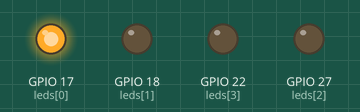
Recording of a program running on a simulated Raspberry Pi (BCM pin numbers). On the bench: output pins drawn as LEDs (lit = HIGH).

Above: at 0.5 s.
At 1.5 s:
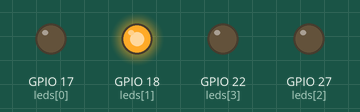
At 2.5 s:
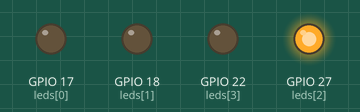
At 3.5 s:
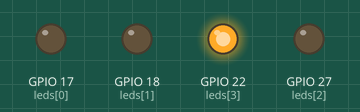
Timing chart, 0 to 5.2 s (numbered marks = the images above):
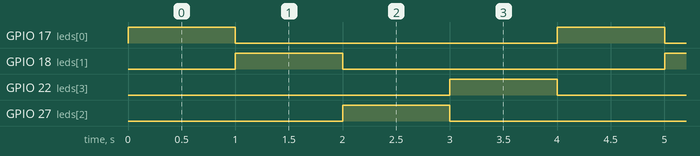

The program:

domino4.py
```python
#!/usr/bin/env python3

from gpiozero import LED
from time import sleep
import signal, sys

pins = [17, 18, 27, 22]
leds = [LED(pin) for pin in pins]

def cleanup(sig, frame):
    for led in leds: led.off()
    print("💡 모든 LED OFF (정리 완료)")
    sys.exit(0)

signal.signal(signal.SIGINT, cleanup)
signal.signal(signal.SIGTERM, cleanup)

while True:
    for i, led in enumerate(leds):
        [l.off() for l in leds]
        led.on()
        sleep(1)
```

Measured:
- by itself, GPIO 17 (leds[0]), GPIO 18 (leds[1]), GPIO 22 (leds[3]), GPIO 27 (leds[2]): alternates HIGH for 1.0 s and LOW for 3.0 s
- by itself, everything shown: repeats every 4.0 s, in 4 steps
